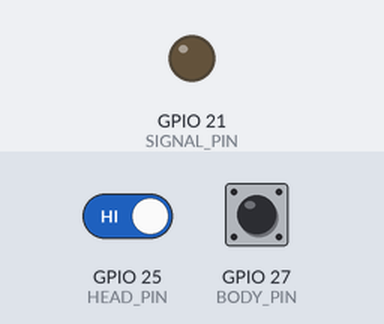
Bench run of a sketch on a simulated ESP32. On the bench: output pins drawn as LEDs (lit = HIGH). Inputs (shaded band) come from the test bench; at power-on: GPIO 25 (HEAD_PIN) HIGH, GPIO 27 (BODY_PIN) HIGH. What the sketch prints to the serial monitor is not drawn.

Above: at 1.2 s.
1.3 s: GPIO 25 (HEAD_PIN) driven LOW
At 2.2 s:
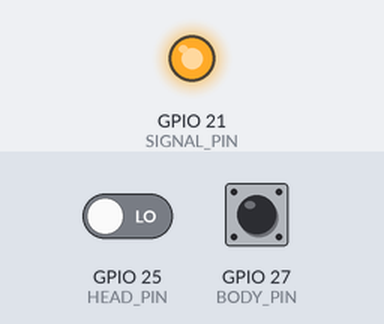
Timing chart, 0 to 4.8 s (numbered marks = the images above; inputs shaded):
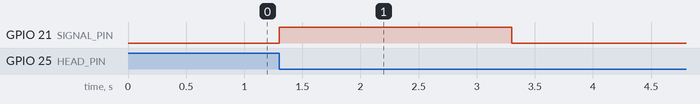

Measured:
- after the input at 1.3 s, GPIO 21 (SIGNAL_PIN): LOW → HIGH at once, → LOW 2.0 s later

The sketch:

ESP32_TARGET_NUMBERS_LOCK2.ino
```cpp
#include <Arduino.h>

// --- Конфигурация пинов ---
#define HEAD_PIN   25
#define BODY_PIN   27
#define SIGNAL_PIN 21

// --- Зоны попадания ---
constexpr int ZONE_HEAD = 1;
constexpr int ZONE_BODY = 2;

// --- Переменные для прерываний ---
volatile bool head_hit = false;
volatile bool body_hit  = false;

// --- Спинлок ---
portMUX_TYPE myMutex = portMUX_INITIALIZER_UNLOCKED;

// --- Блокировка мишени ---
volatile unsigned long last_hit_time = 0;
volatile bool is_locked = false;
constexpr unsigned long LOCK_DURATION_MS = 5000;

// --- Сигнальный пин ---
unsigned long signal_start_time = 0;
bool signal_active = false;
constexpr unsigned long SIGNAL_DURATION_MS = 2000;

// --- Счётчик ---
uint32_t total_hits = 0;

// --- Общий обработчик попадания ---
void IRAM_ATTR registerHit(volatile bool& hit_flag) {
  portENTER_CRITICAL_ISR(&myMutex);
  if (!is_locked) {
    hit_flag = true;
    is_locked = true;
    last_hit_time = millis();
  }
  portEXIT_CRITICAL_ISR(&myMutex);
}

void IRAM_ATTR headISR() { registerHit(head_hit); }
void IRAM_ATTR bodyISR() { registerHit(body_hit); }

void setup() {
  Serial.begin(9600);

  pinMode(SIGNAL_PIN, OUTPUT);
  digitalWrite(SIGNAL_PIN, LOW);

  // Внешняя подтяжка 1 кОм — внутренняя не нужна
  pinMode(HEAD_PIN, INPUT);
  pinMode(BODY_PIN, INPUT);

  attachInterrupt(digitalPinToInterrupt(HEAD_PIN), headISR, FALLING);
  attachInterrupt(digitalPinToInterrupt(BODY_PIN), bodyISR, FALLING);

  Serial.println("Система двухзонной мишени №1 запущена и готова.");
}

void loop() {
  unsigned long current_millis = millis();

  bool local_head_hit = false;
  bool local_body_hit = false;

  portENTER_CRITICAL(&myMutex);

  if (is_locked && (current_millis - last_hit_time >= LOCK_DURATION_MS)) {
    is_locked = false;
  }

  if (head_hit) {
    local_head_hit = true;
    head_hit = false;
    body_hit = false; // Защита: приоритет головы (фактически недостижимо из-за is_locked)
  } else if (body_hit) {
    local_body_hit = true;
    body_hit = false;
  }

  portEXIT_CRITICAL(&myMutex);

  int hit_zone = 0;
  if (local_head_hit) hit_zone = ZONE_HEAD;
  else if (local_body_hit) hit_zone = ZONE_BODY;

  if (hit_zone > 0) {
    total_hits++;
    Serial.print("1-");
    Serial.print(total_hits);
    Serial.print("-");
    Serial.println(hit_zone);

    digitalWrite(SIGNAL_PIN, HIGH);
    signal_start_time = current_millis;
    signal_active = true;
  }

  if (signal_active && (current_millis - signal_start_time >= SIGNAL_DURATION_MS)) {
    digitalWrite(SIGNAL_PIN, LOW);
    signal_active = false;
  }

  vTaskDelay(pdMS_TO_TICKS(1));
}
```
